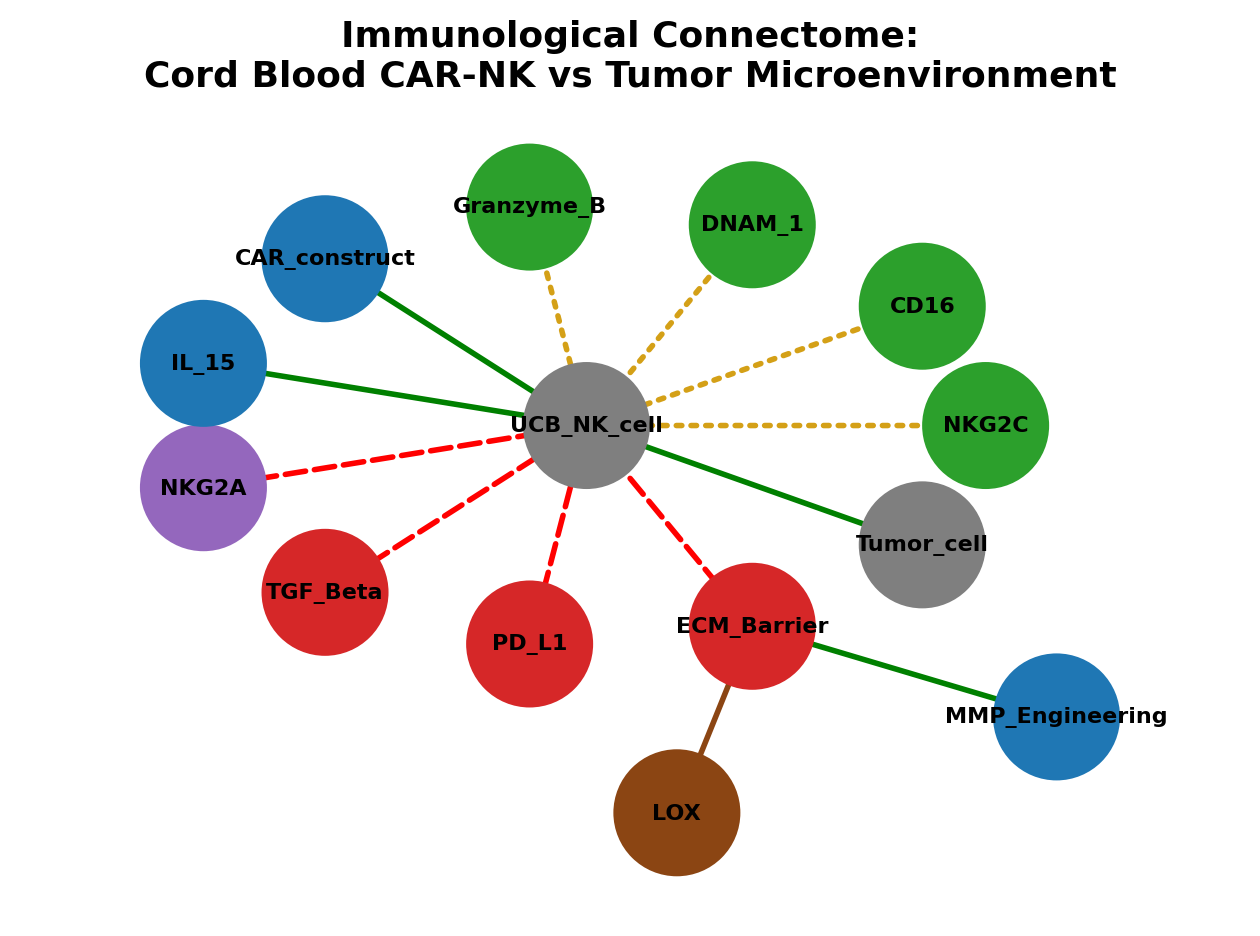

This chart was generated by the following Python code:
# Immunological Connectome: Cord Blood CAR-NK vs Tumor Microenvironment
# All relationships below are qualitative (not numerically weighted) and are
# based on real, cited sources. No values in this script were invented.

import networkx as nx
import matplotlib.pyplot as plt

# 1. Create a directed graph
immune_network = nx.DiGraph()

# 2. Add nodes — receptors and factors are grouped by role
# Activating receptors (naturally LOW in cord blood NK cells)
activating_receptors = ['CD16', 'DNAM_1', 'NKG2C', 'Granzyme_B']

# Inhibitory receptor (naturally HIGH in cord blood NK cells)
inhibitory_receptors = ['NKG2A']

# Engineering additions
engineering = ['CAR_construct', 'IL_15']

# Tumor microenvironment suppressive factors
tme_factors = ['TGF_Beta', 'PD_L1', 'ECM_Barrier']

# Physical barrier components (distinct from biochemical suppression)
physical_barrier = ['LOX']

# Engineering solution for the physical barrier
mmp_solution = ['MMP_Engineering']

# Core cell and target
core = ['UCB_NK_cell', 'Tumor_cell']

all_nodes = activating_receptors + inhibitory_receptors + engineering + mmp_solution + tme_factors + physical_barrier + core
for node in all_nodes:
    immune_network.add_node(node)

# 3. Add edges — each has a plain-word "effect" label, NOT a numeric weight,
# and a citation in the comment showing where the claim comes from.

edges_with_evidence = [
    # Source, Target, effect label, citation
    ('CD16', 'UCB_NK_cell', 'weak_baseline_activation',
     'Sarvaria et al. 2017, Front Immunol — UCB-NK cells show decreased CD16 expression vs peripheral blood NK cells'),

    ('DNAM_1', 'UCB_NK_cell', 'weak_baseline_activation',
     'Sarvaria et al. 2017, Front Immunol — lower DNAM-1 expression in UCB-NK cells, indicating immaturity'),

    ('NKG2C', 'UCB_NK_cell', 'weak_baseline_activation',
     'Sarvaria et al. 2017, Front Immunol — lower NKG2C expression in UCB-NK cells vs peripheral blood'),

    ('Granzyme_B', 'UCB_NK_cell', 'weak_baseline_cytotoxicity',
     'Sarvaria et al. 2017, Front Immunol — decreased perforin and granzyme B expression in UCB-NK cells'),

    ('NKG2A', 'UCB_NK_cell', 'inhibits',
     'Sarvaria et al. 2017, Front Immunol — UCB-NK cells show higher expression of inhibitory receptor NKG2A'),

    ('IL_15', 'UCB_NK_cell', 'restores_cytotoxicity',
     'Sarvaria et al. 2017, Front Immunol — IL-15 (alone or with IL-2) restored/enhanced UCB-NK cytotoxicity toward peripheral-blood NK cell levels'),

    ('CAR_construct', 'UCB_NK_cell', 'adds_targeted_recognition',
     'Kim et al. 2025, Cancer Immunol Immunother — anti-ErbB3 CAR-NK cells showed increased cytotoxicity against ErbB3-positive breast cancer cells'),

    ('UCB_NK_cell', 'Tumor_cell', 'attacks',
     'General CAR-NK mechanism — engineered cell targets and attempts to kill tumor cell'),

    ('TGF_Beta', 'UCB_NK_cell', 'suppresses',
     'Established TME immunosuppression mechanism — TGF-beta is a well-documented suppressor of NK cell cytotoxic function in the tumor microenvironment'),

    ('PD_L1', 'UCB_NK_cell', 'suppresses',
     'Established TME immunosuppression mechanism — PD-L1/checkpoint signaling suppresses immune cell activity in solid tumors'),

    ('LOX', 'ECM_Barrier', 'builds_physical_barrier',
     'Frontiers in Immunology, 2026, "Research progress on tumor extracellular matrix stiffness and immunosuppression" — LOX-driven collagen cross-linking stiffens the tumor ECM, creating a dense physical barrier'),

    ('ECM_Barrier', 'UCB_NK_cell', 'blocks_infiltration',
     'Frontiers in Immunology, 2026 (same source) — a dense ECM is the primary physical obstacle to NK cell infiltration; NK cells present near fibrotic tumors show severely restricted invasion depth'),

    ('MMP_Engineering', 'ECM_Barrier', 'degrades_barrier',
     'Frontiers in Immunology, 2026 (same source) — direct enzymatic cleavage of ECM components (e.g. via MMPs) can rapidly disrupt the physical barrier and enhance immune cell infiltration'),
]

for source, target, effect, citation in edges_with_evidence:
    immune_network.add_edge(source, target, effect=effect, citation=citation)

# 4. Draw the network
# Manual circular layout: place every node that connects directly to UCB_NK_cell
# evenly around it, then push LOX and MMP_Engineering (which attach one hop further,
# via ECM_Barrier) out beyond the main circle at an offset angle. This guarantees
# no overlapping nodes or edges, unlike a force-directed layout which can vary run to run.
import math

hub = 'UCB_NK_cell'
spoke_order = ['NKG2C', 'CD16', 'DNAM_1', 'Granzyme_B', 'CAR_construct', 'IL_15',
               'NKG2A', 'TGF_Beta', 'PD_L1', 'ECM_Barrier', 'Tumor_cell']
radius = 1.3
pos = {hub: (0.0, 0.0)}
n = len(spoke_order)
for i, node in enumerate(spoke_order):
    angle = 2 * math.pi * i / n
    pos[node] = (radius * math.cos(angle), radius * math.sin(angle))

# ECM_Barrier's satellites: place them further out, offset to either side of its angle
ecm_index = spoke_order.index('ECM_Barrier')
ecm_angle = 2 * math.pi * ecm_index / n
outer_radius = 2.3
pos['LOX'] = (outer_radius * math.cos(ecm_angle - 0.3), outer_radius * math.sin(ecm_angle - 0.3))
pos['MMP_Engineering'] = (outer_radius * math.cos(ecm_angle + 0.3), outer_radius * math.sin(ecm_angle + 0.3))

# Color nodes by category for clarity
node_colors = []
for node in immune_network.nodes():
    if node in activating_receptors:
        node_colors.append('#2ca02c')       # green = activating
    elif node in inhibitory_receptors:
        node_colors.append('#9467bd')       # purple = inhibitory
    elif node in tme_factors:
        node_colors.append('#d62728')       # red = tumor suppression
    elif node in physical_barrier:
        node_colors.append('#8b4513')       # brown = physical/structural barrier
    elif node in mmp_solution:
        node_colors.append('#1f77b4')       # blue = engineered addition (same as other solutions)
    elif node in engineering:
        node_colors.append('#1f77b4')       # blue = engineered addition
    else:
        node_colors.append('#7f7f7f')       # grey = core cell/tumor

nx.draw_networkx_nodes(immune_network, pos, node_color=node_colors, node_size=2000)
nx.draw_networkx_labels(immune_network, pos, font_size=8, font_weight='bold')

# Split edges into three honest categories, not just positive/negative:
# - positive: helps the NK cell act against the tumor
# - weak_baseline: the receptor is present but naturally under-expressed (not "suppressed", just weak)
# - suppresses: something is actively working against the NK cell's function
positive_effects = ['restores_cytotoxicity', 'adds_targeted_recognition', 'attacks', 'degrades_barrier']
weak_baseline_effects = ['weak_baseline_activation', 'weak_baseline_cytotoxicity']
suppress_effects = ['inhibits', 'suppresses', 'blocks_infiltration']
structural_effects = ['builds_physical_barrier']

pos_edges = [(u, v) for u, v, d in immune_network.edges(data=True) if d['effect'] in positive_effects]
weak_edges = [(u, v) for u, v, d in immune_network.edges(data=True) if d['effect'] in weak_baseline_effects]
neg_edges = [(u, v) for u, v, d in immune_network.edges(data=True) if d['effect'] in suppress_effects]
structural_edges = [(u, v) for u, v, d in immune_network.edges(data=True) if d['effect'] in structural_effects]

nx.draw_networkx_edges(immune_network, pos, edgelist=pos_edges, edge_color='green', width=2, arrowsize=20)
nx.draw_networkx_edges(immune_network, pos, edgelist=weak_edges, edge_color='#d4a017', style='dotted', width=2, arrowsize=20)  # amber dotted = weak, not suppressed
nx.draw_networkx_edges(immune_network, pos, edgelist=neg_edges, edge_color='red', style='dashed', width=2, arrowsize=20)      # red dashed = actively suppresses
nx.draw_networkx_edges(immune_network, pos, edgelist=structural_edges, edge_color='#8b4513', style='solid', width=2, arrowsize=20)  # brown solid = builds structural barrier

plt.title("Immunological Connectome:\nCord Blood CAR-NK vs Tumor Microenvironment", fontsize=13, fontweight='bold')
plt.axis('off')
plt.margins(0.15)  # adds breathing room around the outermost nodes so labels never get clipped
plt.tight_layout()
plt.savefig('immune_connectome.png', dpi=200, bbox_inches='tight')  # bbox_inches='tight' trims to content while keeping full labels
plt.show()

# 5. Print out the citation list so it's easy to copy into your references section
print("\n--- Citations used in this diagram ---")
seen = set()
for _, _, _, citation in edges_with_evidence:
    if citation not in seen:
        print("-", citation)
        seen.add(citation)
